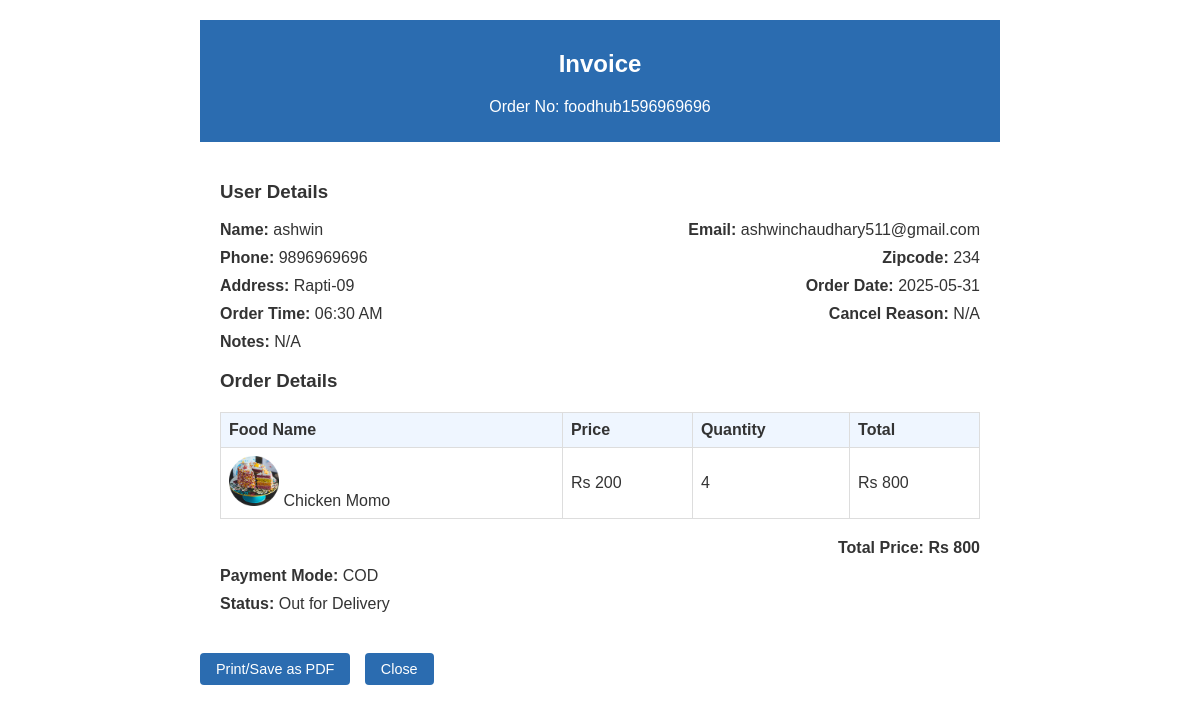
/admin/generate_invoice.php?o=foodhub1596969696, run on an earlier commit of the app's database.
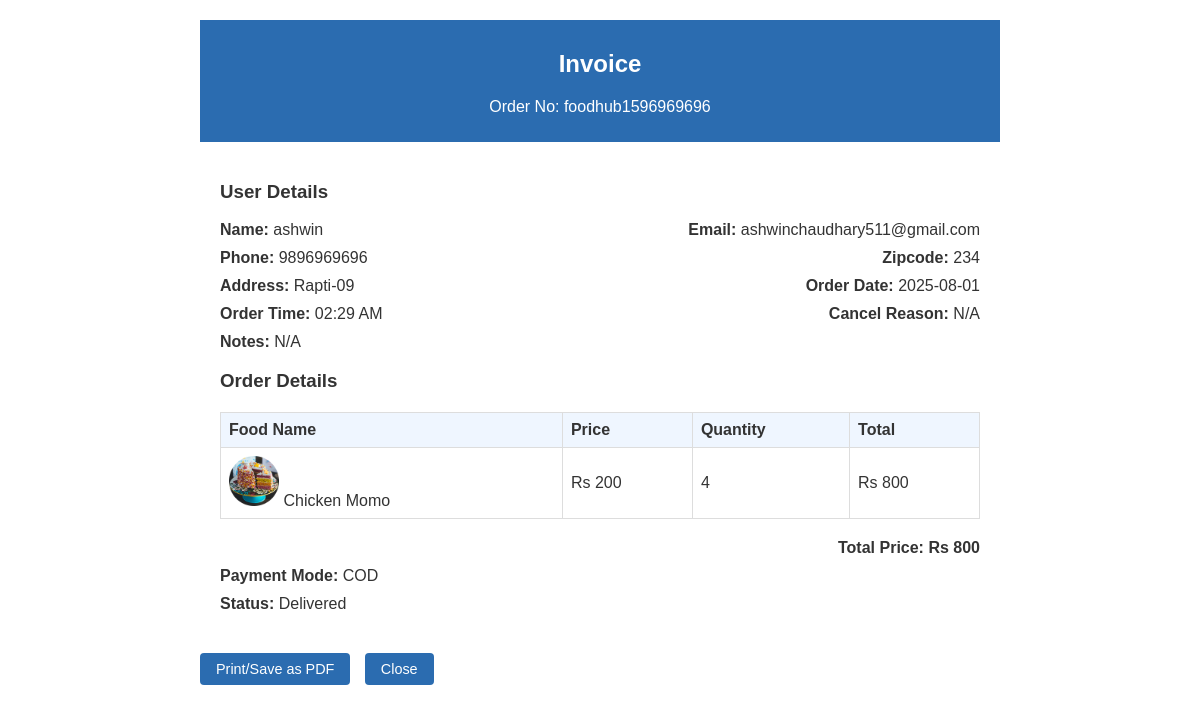
And on a later commit of the database.
### tables this page shows
CREATE TABLE `orders` (
  `id` int(11) NOT NULL,
  `order_no` varchar(200) NOT NULL,
  `customer_id` int(11) NOT NULL,
  `name` varchar(200) NOT NULL,
  `email` varchar(200) NOT NULL,
  `phone` varchar(200) NOT NULL,
  `zipcode` varchar(200) NOT NULL,
  `address` varchar(200) NOT NULL,
  `total_price` int(11) NOT NULL,
  `payment_mode` varchar(200) NOT NULL,
  `notes` mediumtext NOT NULL,
  `cancel_reason` mediumtext NOT NULL,
  `status` int(11) NOT NULL DEFAULT 0,
  `created_at` timestamp NOT NULL DEFAULT current_timestamp() ON UPDATE current_timestamp()
);

### admin/generate_invoice.php (the view, shortened to what this page needs)
<?php
include('../config/dbcon.php');
function checkOrderNoValid($orderNo)
{
    global $con;
    $query = "SELECT * FROM orders WHERE order_no='$orderNo' ";
    return mysqli_query($con, $query);
}
$order_no = mysqli_real_escape_string($con, $_GET['o']);
$orderData = checkOrderNoValid($order_no);
$data = mysqli_fetch_array($orderData);
try {
    $dateTime = new DateTime($data['created_at'], new DateTimeZone('Asia/Kathmandu'));
    $order_date = $dateTime->format('Y-m-d');
    $order_time = $dateTime->format('h:i A');
} catch (Exception $e) {
    $order_date = htmlspecialchars($data['created_at']);
    $order_time = 'N/A';
}
$statusMap = [
    0 => ['text' => 'Under Process'],
    1 => ['text' => 'Out for Delivery'],
    2 => ['text' => 'Delivered'],
    3 => ['text' => 'Cancelled'],
];
$statusText = isset($data['status']) && array_key_exists($data['status'], $statusMap)
    ? $statusMap[$data['status']]['text']
    : 'Unknown';
?>
<!DOCTYPE html>
<html lang="en">
<head>
</head>
<body class="invoice-print">
    <div class="invoice-container">
        <div class="invoice-header">
            <h2>Invoice</h2>
            <p>Order No: <?= htmlspecialchars($data['order_no']); ?></p>
        </div>
        <div class="invoice-body">
            <h3>User Details</h3>
            <div class="detail-row">
                <div class="detail-item"><label>Name:</label> <?= htmlspecialchars($data['name']); ?></div>
                <div class="detail-item"><label>Email:</label> <?= htmlspecialchars($data['email']); ?></div>
            </div>
            <div class="detail-row">
                <div class="detail-item"><label>Phone:</label> <?= htmlspecialchars($data['phone']); ?></div>
                <div class="detail-item"><label>Zipcode:</label> <?= htmlspecialchars($data['zipcode']); ?></div>
            </div>
            <div class="detail-row">
                <div class="detail-item"><label>Address:</label> <?= htmlspecialchars($data['address']); ?></div>
                <div class="detail-item"><label>Order Date:</label> <?= htmlspecialchars($order_date); ?></div>
            </div>
            <div class="detail-row">
                <div class="detail-item"><label>Order Time:</label> <?= htmlspecialchars($order_time); ?></div>
                <div class="detail-item"><label>Cancel Reason:</label> <?= htmlspecialchars($data['cancel_reason'] ?: 'N/A'); ?></div>
            </div>
            <div class="detail-row">
                <div class="detail-item"><label>Notes:</label> <?= htmlspecialchars($data['notes'] ?: 'N/A'); ?></div>
            </div>
            <h3>Order Details</h3>
            <table class="order-table">
                <thead>
                    <tr>
                        <th>Food Name</th>
                        <th>Price</th>
                        <th>Quantity</th>
                        <th>Total</th>
                    </tr>
                </thead>
                <tbody>
                    <?php
                    $order_query = "SELECT o.id as oid, o.order_no, o.customer_id, oi.*, oi.quantity as order_quantity, f.*
                        FROM orders o, order_items oi, food_items f
                        WHERE oi.order_id=o.id AND f.id=oi.food_items_id
                        AND o.order_no='$order_no'";
                    $order_query_run = mysqli_query($con, $order_query);
                    if (mysqli_num_rows($order_query_run) > 0) {
                        foreach ($order_query_run as $item) {
                            $item_total = $item['order_quantity'] * $item['price'];
                            ?>
                            <tr>
                                <td>
                                    <img src="http://localhost/Food/Uploads/<?= htmlspecialchars($item['image']); ?>" alt="<?= htmlspecialchars($item['name']); ?>">
                                    <?= htmlspecialchars($item['name']); ?>
                                </td>
                                <td>Rs <?= htmlspecialchars($item['price']); ?></td>
                                <td><?= htmlspecialchars($item['order_quantity']); ?></td>
                                <td>Rs <?= number_format($item_total); ?></td>
                            </tr>
                            <?php
                        }
                    } else {
                        echo '<tr><td colspan="4">No items found.</td></tr>';
                    }
                    ?>
                </tbody>
            </table>
            <div class="total-price">Total Price: Rs <?= htmlspecialchars($data['total_price']); ?></div>
            <div class="payment-mode"><strong>Payment Mode:</strong> <?= htmlspecialchars($data['payment_mode']); ?></div>
            <div class="status-box"><strong>Status:</strong> <?= htmlspecialchars($statusText); ?></div>
        </div>
        <div class="no-print">
            <button onclick="window.print()">Print/Save as PDF</button>
            <button onclick="window.close()">Close</button>
        </div>
    </div>
</body>
</html>

What changed in the data, as far as the page shows it:
changed orders "foodhub1596969696": created_at "2025-05-31" → "2025-08-01"; created_at "06:30 AM" → "02:29 AM"; status "Out for Delivery" → "Delivered"
